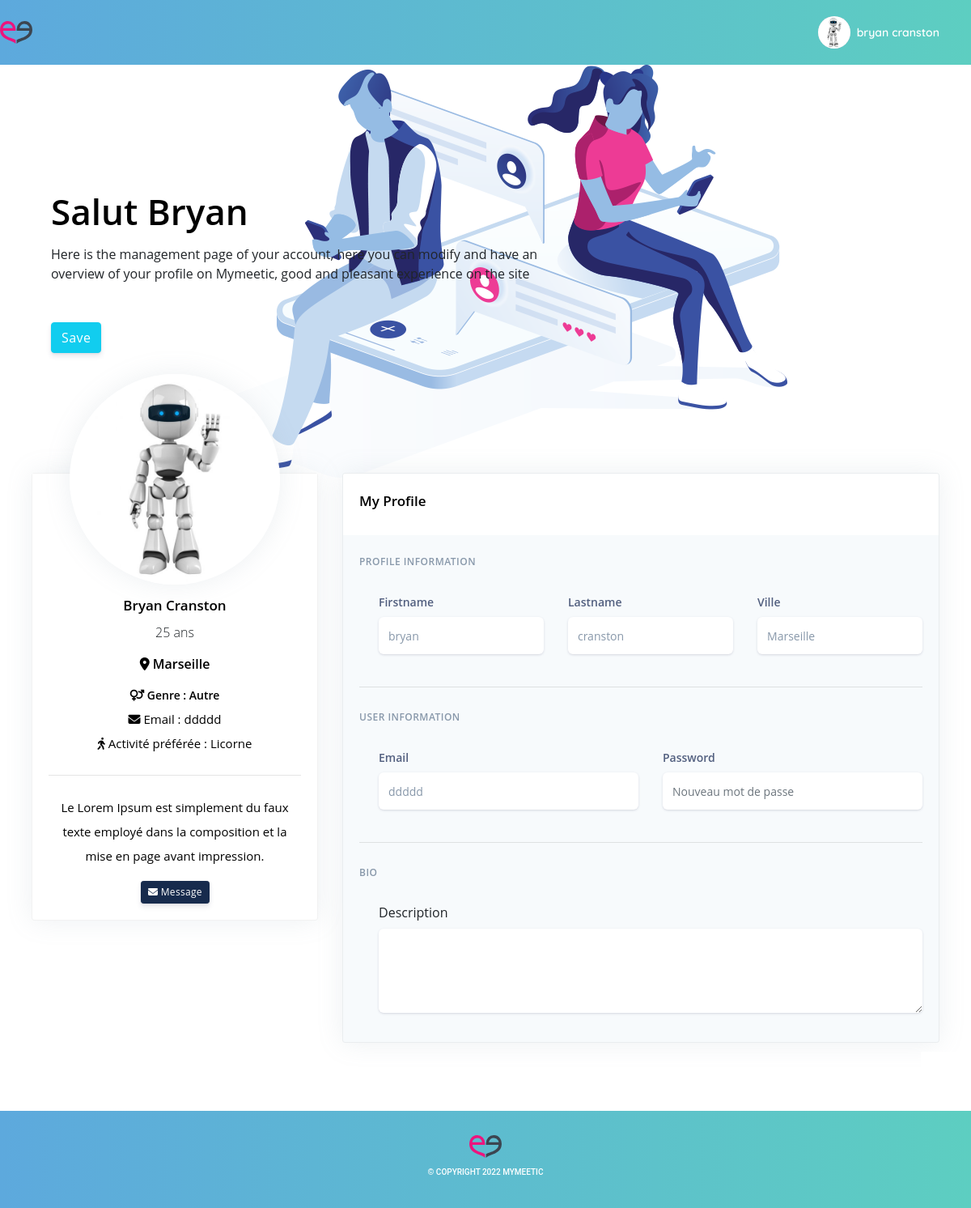
Screenshot of /Profil/?id=4 (signed in) with the database file from the repository.
### tables this page shows
CREATE TABLE `users` (
  `id` int(11) NOT NULL,
  `firstname` varchar(255) NOT NULL,
  `lastname` varchar(255) NOT NULL,
  `date_naissance` datetime NOT NULL,
  `ville` varchar(255) NOT NULL,
  `genre` varchar(255) NOT NULL,
  `id_hobbies` int(11) NOT NULL,
  `date_inscription` datetime DEFAULT NULL,
  `description` longtext NULL,
  `not_active` tinyint(1) DEFAULT '0'
);

CREATE TABLE `hobbies` (
  `id_hobbies` int(11) NOT NULL,
  `nom` varchar(100) NOT NULL
);

### private/getInfo.php (called while the page is built, shortened)
<?php
class getInfo
{
    public $fetch;
    public $resultInfo = [];
    function __construct($db)
    {
        include_once 'fetch.php';
        $this->fetch = new fetch($db);
    }
    public function resultInfo()
    {
        $usersId = $_GET['id'];
        $SQL = "SELECT * FROM users INNER JOIN login ON users.id = login.id_users
                                    INNER JOIN hobbies ON users.id_hobbies = hobbies.id_hobbies
                                    WHERE users.id = '$usersId'";
        $this->fetch->query($SQL, $this->resultInfo);
        return $this->resultInfo;
    }
    public function calculAge($dateNaissance)
    {
        $today = date("Y-m-d");
        $diff = date_diff(date_create($dateNaissance), date_create($today));
        return $diff->format('%y');
    }
}

### private/fetch.php (called while the page is built, shortened)
<?php
class fetch
{
    public $db;
    function __construct($db)
    {
        $this->db = $db;
    }
    public function query($SQL, &$array, $index = '')
    {
        $this->req = $this->db->query($SQL);
        $this->result = $this->req->fetchAll();
        for ($i = 0; $i < count($this->result); $i++) {
            if (empty($index)) {
                array_push($array, $this->result[$i]);
            } else {
                array_push($array, $this->result[$i][$index]);
            }
        }
    }
}

### Profil/profil_private.php (the view, shortened to what this page needs)
<?php
$db = dbConnect::connect();
$obj = new getInfo($db);
?>
<!DOCTYPE html>
<html lang="en">
<head>
    <link rel="stylesheet" href="https://stackpath.bootstrapcdn.com/bootstrap/4.5.0/css/bootstrap.min.css">
    <link rel="stylesheet" href="../public/CSS/profile.css">
</head>
<body>
<header>
<div>
 <a href="../" class="logo_link"><img class="meetic__logo" src="../public/assets/images/positive-75570a615a9.svg" alt="logo My meetic"></a>
 </div>
    <div class="navbar__header">
        <div class="profile__over">
        <span class="rounded__over">
            <img class="rounded__img" alt=""
                 src="">
        </span>
            <?php
            $obj->verifyGetId();
            if ($obj->resultInfo()[0]["id"] === NULL) {
                header("Location: " . "../Profil/?id=" . $_SESSION['id']);
            }
            if ($_GET['id'] !== NULL && !empty($_SESSION)){
            foreach ($obj->fetch->result as $value) {
            echo '<span class="profile__over--name">' . $value["firstname"] . " " . $value["lastname"] . '</span>';
            ?>
        </div>
    </div>
</header>
<div class="welcome">
    <div class="container-fluid d-flex align-items-center">
        <div class="row">
            <div class="welcome__text col-lg-7 col-md-10">
                <h1 class="welcome__titre">Salut <?= $value["firstname"] ?></h1>
                <p class="text-black mt-0 mb-5">Here is the management page of your account,
                     here you can modify and have an
                     overview of your profile on Mymeetic, good and pleasant experience on the site </p>
                <form id="update-form" method="post" action="" role="form">
                    <button type="submit" class="btn btn-info">Save</button>
            </div>
        </div>
    </div>
</div>
<div class="container-fluid">
    <div class="row">
        <div class="col-xl-4  mb-5 mb-xl-0">
            <div class="card">
                <div class="row justify-content-center">
                    <div class="col-lg-3 order-lg-2">
                        <div class="card-profile-image">
                            <a href="#">
                                <img src="../public/assets/images/no-user.png"
                                     class="rounded-circle" alt="">
                            </a>
                        </div>
                    </div>
                </div>
                <div class="card-body pt-0 pt-md-4">
                    <div class="text-center">
                        <h3 class="user__name apercu"><?= $value["firstname"] . " " . $value["lastname"] ?></h3>
                        <span class="font-weight-light"><?= $obj->calculAge($value["date_naissance"]) ?> ans</span>
                        <div class="user__location">
                            <i class="fas fa-map-marker-alt"></i><?= " " . $value["ville"] ?>
                        </div>
                        <div class="user__gender mt-3 mb-1">
                            <i class="fas fa-venus-mars"></i><?= "  Genre : " . $value["genre"] ?>
                        </div>
                        <div class="user__hobbies user__mail">
                            <i class="fas fa-envelope"></i><?= " Email : " . $value["email"] ?>
                        </div>
                        <div class="user__hobbies">
                            <i class="fas fa-walking"></i><?= " Activité préférée : " . $value["nom"] ?>
                        </div>
                        <hr class="my-4">
                        <p class="user__description"><?= $value["description"] ?></p>
                        <a href="#" class="btn btn-sm btn-default"><i class="fas fa-envelope"></i> Message</a>
                    </div>
                </div>
            </div>
        </div>
        <div class="col-xl-8">
            <div class="card card__compte">
                <div class="card-header border-0 header__compte">
                    <div class="row align-items-center">
                        <div class="col-12">
                            <h3 class="user__name">My Profile</h3>
                        </div>
                    </div>
                </div>
                <div class="card-body">
                    <h6 class="heading-small text-muted mb-4">Profile information</h6>
                    <div class="pl-lg-4">
                        <div class="row">
                            <div class="col-lg-4">
                                <div class="form-group focused">
                                    <label class="form-control-label" for="firstname">Firstname</label>
                                    <input name="firstname" type="text" class="form-control" id="firstname"
                                           autocomplete="off" value="<?= $value["firstname"] ?>">
                                </div>
                            </div>
                            <div class="col-lg-4">
                                <div class="form-group focused">
                                    <label class="form-control-label" for="lastname">Lastname</label>
                                    <input type="text" name="lastname" class="form-control" id="lastname"
                                           autocomplete="off" value="<?= $value["lastname"] ?>">
                                </div>
                            </div>
                            <div class="col-lg-4">
                                <div class="form-group focused">
                                    <label class="form-control-label" for="city">Ville</label>
                                    <input type="text" name="ville" class="form-control" id="city"
                                           autocomplete="off" value="<?= $value["ville"] ?>">
                                </div>
                            </div>
                        </div>
                    </div>
                    <hr class="my-4 line__info--profil">
                    <h6 class="heading-small text-muted mb-4">User information</h6>
                    <div class="pl-lg-4">
                        <div class="row">
                            <div class="col-lg-6">
                                <div class="form-group focused">
                                    <label class="form-control-label" for="email">Email</label>
                                    <input type="text" name="email" class="form-control" id="email"
                                           value="<?= $value["email"] ?>">
                                </div>
                            </div>
                            <div class="col-lg-6">
                                <div class="form-group focused">
                                    <label class="form-control-label" for="password">Password</label>
                                    <input type="password" name="password" class="form-control" id="password"
                                           autocomplete="off" placeholder="Nouveau mot de passe">
                                </div>
                            </div>
                        </div>
                    </div>
                    <hr class="my-4">
                    <h6 class="heading-small text-muted mb-4">Bio</h6>
                    <div class="pl-lg-4">
                        <div class="form-group focused">
                            <label for="description">Description</label>
                            <textarea rows="4" name="description" id="description" class="form-control h-100"
                            value="<?= $value["description"] ?>"></textarea>
                        </div>
                    </div>
                </div>
            </div>
        </div>
    </div>
</div>
<footer>
    <div class="footer__container">
        <img class="meetic__logo" src="../public/assets/images/positive-75570a615a9.svg" alt="logo Mymeetic">
    </div>
    <h5 class="copyright">© COPYRIGHT 2022 MYMEETIC</h5>
</footer>
<?php
}
} else {
    header("Location: " . "../Connection");
}
?>
</body>
</html>

### Profil/index.php (shortened to what this page needs)
<?php
$db = dbConnect::connect();
$obj = new getInfo($db);
$obj->verifyGetId();
if (isset($obj->resultInfo()[0]["id"]) && $_SESSION['id'] === $obj->resultInfo()[0]["id"]) {
    include_once('profil_private.php');
}else{
    include_once('profil_public.php');
}

### public/css/profile.css (style rules this page uses)
* { margin: 0; padding: 0; }
body { font-family: 'Quicksand', sans-serif !important; font-weight: 400; line-height: 1.5; font-size: 1rem !important; }
header { height: 80px; width: 100%; background: linear-gradient(0.25turn, #5DA9DD, #5DCEC1); display: flex !important; justify-content: space-between; align-items: center; user-select: none; }
.meetic__logo { text-align: center; width: 40px; height: 28px; }
.logo_link { outline: none; }
.profile__over { display: flex; align-items: center; margin-right: 39px; color: #fff; }
.profile__over--name { font-size: .875rem; font-weight: 600; margin-left: .5rem; }
.rounded__over { font-size: .875rem; display: inline-flex; color: #fff; border-radius: 50%; background-color: #adb5bd; align-items: center; justify-content: center; }
.rounded__img { width: 100%; border-radius: 50%; object-fit: cover; width: 40px; height: 40px; }
.rounded-circle { object-fit: cover; width: 260px; height: 260px; }
.welcome { min-height: 600px; background: url(../assets/images/aimg1.png) no-repeat; background-position: center top; display: flex; align-items: center; }
.welcome__text { font-family: Open Sans, sans-serif; padding-left: 39px !important; }
.welcome__titre { font-size: 2.75rem; font-weight: 600; line-height: 1.5; color: rgb(0, 0, 0) }
.card-profile-image img { position: absolute; left: 50%; top: -45px; max-width: 320px; transform: translate(-50%, -30%); transition: all .15s ease; box-shadow: 0 0 2rem 0 rgba(136, 152, 170, .15); }
.text-center { margin-top: 50px; }
.user__name, .user__location, .user__gender { color: #000000; font-weight: 600 !important; }
.user__name { font-size: 17px; line-height: 1.5; }
.user__location { font-size: 16px; margin-top: 15px; }
.user__gender { font-size: 14px; }
.user__description, .user__hobbies { color: rgb(0, 0, 0); font-size: 15px; line-height: 2; }
.header__compte { display: flex; align-items: center; }
.card__compte { background-color: #f7fafc !important; }
footer { height: 120px; width: 100%; margin-top: 7%; background: linear-gradient(0.25turn, #5DA9DD,#5DCEC1); display: flex !important; flex-direction: column; justify-content: center; align-items: center; }
.copyright { font-size: 10px; font-family: roboto, serif; color: #fff; margin-top: 12px; }
.container-fluid { margin-top: -6rem; padding-right: 39px !important; padding-left: 39px !important; font-family: Open Sans, sans-serif; }
.card { box-shadow: 0 0 2rem 0 rgba(136, 152, 170, .15); border: 1px solid rgba(0, 0, 0, .05) !important; }
.card-header { background-color: #fff !important; height: 76px; }
.btn { transition: all .15s ease !important; letter-spacing: .025em; text-transform: none; will-change: transform; }
.btn-default { color: #fff !important; border-color: #172b4d !important; background-color: #172b4d !important; box-shadow: 0 4px 6px rgba(50, 50, 93, .11), 0 1px 3px rgba(0, 0, 0, .08) !important; }
.btn-info { color: #fff !important; border-color: #11cdef !important; background-color: #11cdef !important; box-shadow: 0 4px 6px rgba(50, 50, 93, .11), 0 1px 3px rgba(0, 0, 0, .08) !important; }
.btn-sm { font-size: .75rem !important; line-height: 1.5 !important; padding: .25rem .5rem !important; }
.heading-small.text-muted { font-size: .75rem; font-weight: 600; color: #8898aa !important; padding: .25rem 0; letter-spacing: .04em; text-transform: uppercase; line-height: 18px; }
.form-control-label { font-size: .875rem; font-weight: 600; color: #525f7f; }
.form-control { line-height: 1.5 !important; display: block !important; width: 100% !important; height: calc(2.75rem + 2px); padding: .625rem .75rem !important; color: #8898aa !important; border-radius: .375rem !important; background-color: #fff !important; background-clip: padding-box !important; font-size: .875rem !important; transition: box-shadow .15s ease !important; border: none !important; box-shadow: 0 1px 3px rgba(50, 50, 93, .15), 0 1px 0 rgba(0, 0, 0, .02); }
.profil__overlay--name, .welcome__titre, .user__name, .user__gender, .user__location { text-transform: capitalize; }

### rows the page displays
users: firstname "bryan", lastname "cranston", firstname "Bryan", lastname "Cranston", date_naissance "25", ville "Marseille", genre "Autre", login.email "ddddd", id_hobbies.nom "Licorne", description "Le Lorem Ipsum est simplement du faux texte employé dans la composition et la mise en page avant impression.", email "ddddd"
